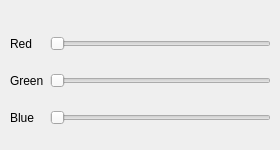
       <widget class="QWidget" name="tabKs" >
        <attribute name="title" >
         <string>Specular</string>
        </attribute>
        <widget class="QWidget" name="layoutWidget_2" >
         <property name="geometry" >
          <rect>
           <x>10</x>
           <y>20</y>
           <width>261</width>
           <height>121</height>
          </rect>
         </property>
         <layout class="QGridLayout" name="gridLayout_2" >
          <item row="0" column="0" >
           <widget class="QLabel" name="label_4" >
            <property name="text" >
             <string>Red</string>
            </property>
           </widget>
          </item>
          <item row="0" column="1" >
           <widget class="QSlider" name="horizontalSliderRS" >
            <property name="maximum" >
             <number>255</number>
            </property>
            <property name="orientation" >
             <enum>Qt::Horizontal</enum>
            </property>
           </widget>
          </item>
          <item row="1" column="0" >
           <widget class="QLabel" name="label_5" >
            <property name="text" >
             <string>Green</string>
            </property>
           </widget>
          </item>
          <item row="1" column="1" >
           <widget class="QSlider" name="horizontalSliderGS" >
            <property name="maximum" >
             <number>255</number>
            </property>
            <property name="orientation" >
             <enum>Qt::Horizontal</enum>
            </property>
           </widget>
          </item>
          <item row="2" column="0" >
           <widget class="QLabel" name="label_6" >
            <property name="text" >
             <string>Blue</string>
            </property>
           </widget>
          </item>
          <item row="2" column="1" >
           <widget class="QSlider" name="horizontalSliderBS" >
            <property name="maximum" >
             <number>255</number>
            </property>
            <property name="orientation" >
             <enum>Qt::Horizontal</enum>
            </property>
           </widget>
          </item>
         </layout>
        </widget>
       </widget>
